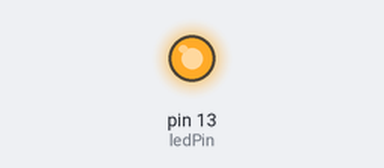
Simulated run of this sketch. Board: Arduino Uno, built with avr-gcc and run on an emulated ATmega328P. Shown: output pins drawn as LEDs (lit = HIGH).

Above: at 0.2 s.
At 6.2 s:
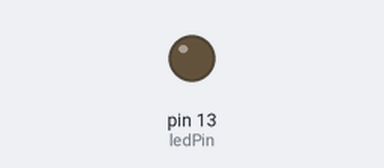
Timing chart, 0 to 10.4 s (numbered marks = the images above):
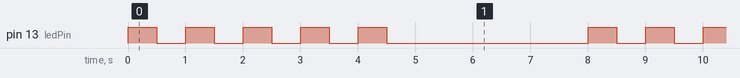

The sketch:

_8_for_condition_while_and_count.ino
```cpp
int ledPin = 13;
int delayPeriod =500;
int count = 0;
void setup()
{
pinMode (ledPin, OUTPUT);
}
void loop()
{
  digitalWrite (ledPin,HIGH);
  delay (delayPeriod);
  digitalWrite (ledPin,LOW);
  delay (delayPeriod);
  count++;    //count++ means count = count +1
  if (count==5)
  {
    count=0;
    delay (3000);
  }
}
```

Measured:
- by itself, pin 13 (ledPin): repeats every 8.0 s: 4 × (LOW 0.50 s, HIGH 0.50 s), LOW 3.5 s, HIGH 0.50 s
- by itself, everything shown: repeats every 8.0 s, in 10 steps
